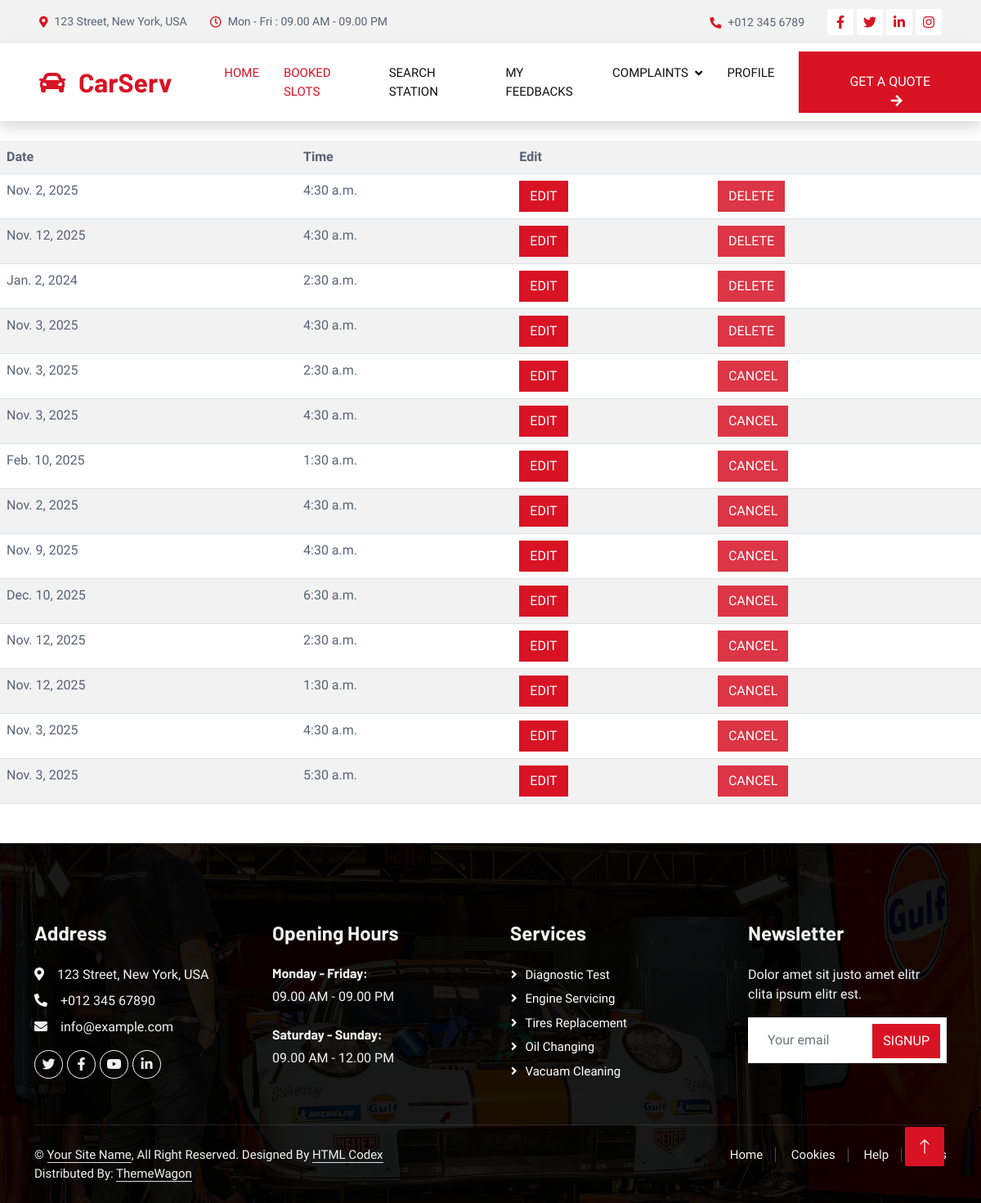
The app's page /slotbookingview with its own data.
### app/models.py (models this page shows)
class slotbooking(models.Model):
    login_id = models.ForeignKey(Login, related_name='station_login', on_delete=models.CASCADE)
    user_id = models.ForeignKey(Login, related_name='user_login', on_delete=models.CASCADE)
    date = models.DateField()
    time = models.TimeField()
    current_date = models.DateField(auto_now_add=True)
    cancel_status=models.IntegerField(default=0)

### app/views.py (the view)
# urls.py: path('slotbookingview',views.slotbookingview,name='slotbookingview'),
def slotbookingview(request):
    a=slotbooking.objects.all()
    return render(request,'userslotview.html',{'a':a})

### app/templates/userslotview.html (shortened to what this page needs)
{% extends "userheader.html" %}
{% block content %}
<!DOCTYPE html>
<html lang="en">
<head>
</head>
<body>
    <table class="display table table-striped table-hover">
        <tr>
            <th>Date</th>
            <th>Time</th>
            <th>Edit</th>
            <th></th>
        </tr>
        {% for a in a %}
        <tr>
            <td>{{a.date}}</td>
            <td>{{a.time}}</td>
            <td>
                <button class="btn btn-primary">
                    <a href="{% url 'slotedit' a.id %}" style="color: white;text-decoration: none;">Edit</a>
                </button>
            </td>
            <td>
                {% if a.cancel_status == 0 %}
                <button class="btn btn-danger">
                    <a style="color: white;text-decoration: none;" href="{% url 'slot_cancel' a.id %}">cancel</a>
                </button>
                {% else %}
                <button class="btn btn-danger">
                    <a style="color: white;text-decoration: none;" href="{% url 'slot_delete' a.id %}">Delete</a>
                </button>
                {% endif %}
            </td>
        </tr>
        {% endfor %}
    </table>
</body>
</html>
{% endblock %}

### app/static/user/css/style.css (style rules this page uses)
:root { --primary: #D81324; --secondary: #0B2154; --light: #F2F2F2; --dark: #111111; }
.btn { font-weight: 500; text-transform: uppercase; transition: .5s; }
.btn.btn-primary, .btn.btn-secondary { color: #FFFFFF; }

### records on screen
slotbooking: date "Nov. 2, 2025", time "4:30 a.m.", cancel_status "DELETE"
slotbooking: date "Nov. 12, 2025", time "4:30 a.m.", cancel_status "DELETE"
slotbooking: date "Jan. 2, 2024", time "2:30 a.m.", cancel_status "DELETE"
slotbooking: date "Nov. 3, 2025", time "4:30 a.m.", cancel_status "DELETE"
slotbooking: date "Nov. 3, 2025", time "2:30 a.m.", cancel_status "CANCEL"
slotbooking: date "Nov. 3, 2025", time "4:30 a.m.", cancel_status "CANCEL"
slotbooking: date "Feb. 10, 2025", time "1:30 a.m.", cancel_status "CANCEL"
slotbooking: date "Nov. 2, 2025", time "4:30 a.m.", cancel_status "CANCEL"
slotbooking: date "Nov. 9, 2025", time "4:30 a.m.", cancel_status "CANCEL"
slotbooking: date "Dec. 10, 2025", time "6:30 a.m.", cancel_status "CANCEL"
slotbooking: date "Nov. 12, 2025", time "2:30 a.m.", cancel_status "CANCEL"
slotbooking: date "Nov. 12, 2025", time "1:30 a.m.", cancel_status "CANCEL"
slotbooking: date "Nov. 3, 2025", time "4:30 a.m.", cancel_status "CANCEL"
slotbooking: date "Nov. 3, 2025", time "5:30 a.m.", cancel_status "CANCEL"
